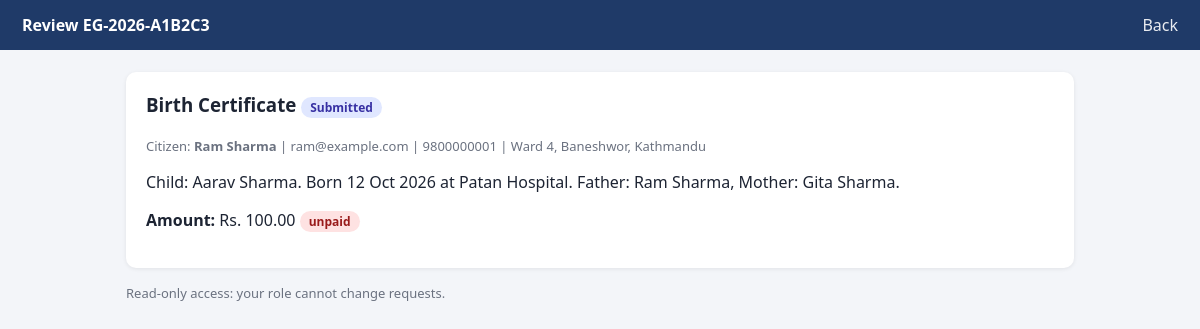
/admin/review.php?id=1 (signed in), run on the app's committed database.
### tables this page shows
CREATE TABLE applications (
  id INT AUTO_INCREMENT PRIMARY KEY,
  ref_no VARCHAR(20) NOT NULL UNIQUE,
  user_id INT NOT NULL,
  service_type_id INT NOT NULL,
  details TEXT NOT NULL,
  amount_due DECIMAL(10,2) NOT NULL DEFAULT 0,
  payment_status ENUM('unpaid','paid') NOT NULL DEFAULT 'unpaid',
  paid_at DATETIME NULL,
  status ENUM('submitted','under_review','approved','rejected','delivered') NOT NULL DEFAULT 'submitted',
  admin_remarks TEXT NULL,
  handled_by INT NULL,
  delivered_at DATETIME NULL,
  document_no VARCHAR(30) NULL,
  delivery_note VARCHAR(255) NULL,
  created_at TIMESTAMP DEFAULT CURRENT_TIMESTAMP,
  updated_at TIMESTAMP DEFAULT CURRENT_TIMESTAMP ON UPDATE CURRENT_TIMESTAMP,
  FOREIGN KEY (user_id) REFERENCES users(id) ON DELETE CASCADE,
  FOREIGN KEY (service_type_id) REFERENCES service_types(id),
  FOREIGN KEY (handled_by) REFERENCES admins(id) ON DELETE SET NULL
);

CREATE TABLE service_types (
  id INT AUTO_INCREMENT PRIMARY KEY,
  name VARCHAR(80) NOT NULL UNIQUE,
  description VARCHAR(255) NOT NULL DEFAULT '',
  hint VARCHAR(255) NOT NULL DEFAULT '',
  fee DECIMAL(10,2) NOT NULL DEFAULT 0,
  needs_amount TINYINT(1) NOT NULL DEFAULT 0,
  is_active TINYINT(1) NOT NULL DEFAULT 1
);

CREATE TABLE users (
  id INT AUTO_INCREMENT PRIMARY KEY,
  full_name VARCHAR(100) NOT NULL,
  email VARCHAR(120) UNIQUE NOT NULL,
  password_hash VARCHAR(255) NOT NULL,
  phone VARCHAR(20) NOT NULL DEFAULT '',
  address VARCHAR(200) NOT NULL DEFAULT '',
  district VARCHAR(60) NOT NULL DEFAULT '',
  is_disabled TINYINT(1) NOT NULL DEFAULT 0,
  failed_attempts TINYINT UNSIGNED NOT NULL DEFAULT 0,
  locked_until DATETIME NULL,
  created_at TIMESTAMP DEFAULT CURRENT_TIMESTAMP
);

### config/auth.php (called while the page is built, shortened)
<?php
function in_admin_area() { return strpos($_SERVER['SCRIPT_NAME'] ?? '', '/admin/') !== false; }
function current_role() { return in_admin_area() ? ($_SESSION['admin_role'] ?? null) : ($_SESSION['user_role'] ?? null); }
function can($perm) {
    global $pdo; static $cache = [];
    $role = current_role();
    if (!isset($cache[$role])) {
        $st = $pdo->prepare("SELECT p.code FROM role_permissions rp JOIN permissions p ON p.id=rp.permission_id JOIN roles r ON r.id=rp.role_id WHERE r.name=?");
        $st->execute([$role]); $cache[$role] = $st->fetchAll(PDO::FETCH_COLUMN);
    }
    return in_array($perm, $cache[$role], true);
}
function require_perm($perm) {
    if (can($perm)) return;
    foot(); exit;
}

### admin/review.php (the view, shortened to what this page needs)
<?php
require '../config/db.php'; require_admin(); require_perm('request.view');
$id = (int)($_GET['id'] ?? 0);
function load($pdo, $id) {
    $st = $pdo->prepare("SELECT a.*, s.name AS service, u.full_name, u.email, u.phone, u.address, u.district FROM applications a
      JOIN service_types s ON s.id=a.service_type_id JOIN users u ON u.id=a.user_id WHERE a.id=?");
    $st->execute([$id]); return $st->fetch();
}
$a = load($pdo, $id) ?: die('Not found');
$s = $a['status'];
head('Review ' . $a['ref_no'], '', '<a href="index.php">Back</a>', '../');
?>
<div class="panel"><h3 style="margin-top:0"><?= e($a['service']) ?> <?= badge($s) ?></h3>
<p class="meta">Citizen: <b><?= e($a['full_name']) ?></b> | <?= e($a['email']) ?> | <?= e($a['phone']) ?> | <?= e($a['address']) ?>, <?= e($a['district']) ?></p>
<p><?= nl2br(e($a['details'])) ?></p>
<p><b>Amount:</b> <?= $a['amount_due'] > 0 ? money($a['amount_due']) . ' ' . badge($a['payment_status']) : 'No fee' ?></p>
<?php if ($a['document_no']): ?><p><b>Document no:</b> <?= e($a['document_no']) ?></p><?php endif; ?></div>
<?php if (can('request.review') || can('request.deliver')): ?>
<div class="panel"><form method="post"><?= csrf_field() ?>
<label>Remarks (shown to citizen)</label><textarea name="remarks" rows="3"><?= e($a['admin_remarks']) ?></textarea>
<?php if (can('request.deliver')): ?><label>Delivery note (used when delivering)</label><input name="delivery_note" value="<?= e($a['delivery_note']) ?>" placeholder="e.g. Collect original from Ward Office 4"><?php endif; ?>
<p class="actions">
<?php if (can('request.review')): ?>
<?php if ($s === 'submitted'): ?><button class="btn amber" name="action" value="review">Start review</button><?php endif; ?>
<?php if (in_array($s, ['submitted','under_review'])): ?><button class="btn green" name="action" value="approve">Approve</button><?php endif; ?>
<?php if (in_array($s, ['submitted','under_review','approved'])): ?><button class="btn red" name="action" value="reject">Reject</button><?php endif; ?>
<button class="btn gray" name="action" value="remarks">Save remarks only</button>
<?php endif; ?>
<?php if (can('request.deliver') && $s === 'approved'): ?><button class="btn" name="action" value="deliver">Deliver to citizen</button><?php endif; ?>
</p></form></div>
<?php else: ?><p class="meta">Read-only access: your role cannot change requests.</p><?php endif; ?>
<?php foot();

### config/db.php (shortened to what this page needs)
<?php
$pdo = new PDO('mysql:host=localhost;dbname=egov_lab3;charset=utf8mb4', 'root', '', [
    PDO::ATTR_ERRMODE => PDO::ERRMODE_EXCEPTION,
    PDO::ATTR_DEFAULT_FETCH_MODE => PDO::FETCH_ASSOC,
]);
function e($s) { return htmlspecialchars((string)$s, ENT_QUOTES, 'UTF-8'); }
function money($n) { return 'Rs. ' . number_format((float)$n, 2); }
function badge($s) { return '<span class="badge ' . e($s) . '">' . e(STATUS_LABEL[$s] ?? $s) . '</span>'; }
function head($title, $cls = '', $nav = '', $base = '') {
    echo '<!DOCTYPE html><html><head><meta charset="utf-8"><meta name="viewport" content="width=device-width,initial-scale=1">'
       . '<title>' . e($title) . '</title><link rel="stylesheet" href="' . $base . 'assets/style.css"></head><body>'
       . '<header class="' . $cls . '"><strong>' . e($title) . '</strong><nav>' . $nav . '</nav></header><main>';
}
function foot() { echo '</main></body></html>'; }
require __DIR__ . '/auth.php';

### assets/style.css (style rules this page uses)
* { box-sizing:border-box }
body { margin:0;font-family:system-ui,Arial,sans-serif;background:#f3f5f9;color:#1d2433 }
header { background:#1f3a68;color:#fff;padding:14px 22px;display:flex;justify-content:space-between;align-items:center;flex-wrap:wrap;gap:8px }
header nav a { color:#fff;margin-left:14px;text-decoration:none;opacity:.9 }
main { max-width:980px;margin:22px auto;padding:0 16px }
.panel { background:#fff;padding:20px;border-radius:10px;box-shadow:0 1px 4px rgba(0,0,0,.08);margin-bottom:16px }
.badge { display:inline-block;padding:2px 9px;border-radius:12px;font-size:12px;font-weight:600;background:#e5e7eb;color:#374151 }
.badge.submitted { background:#e0e7ff;color:#3730a3 }
.badge.unpaid { background:#fee2e2;color:#991b1b }
.meta { color:#6b7280;font-size:13px }

### data on the page
applications: service_type.name "Birth Certificate", user.full_name "Ram Sharma", user.email "ram@example.com", user.phone "9800000001", user.address "Ward 4, Baneshwor", user.district "Kathmandu", details "Child: Aarav Sharma. Born 12 Oct 2026 at Patan Hospital. Father: Ram Sharma, Mother: Gita Sharma.", amount_due "Rs. 100.00", payment_status "unpaid"

### other printed values
$title "Review EG-2026-A1B2C3"
$nav "Back"
STATUS_LABEL[$s] "Submitted"
